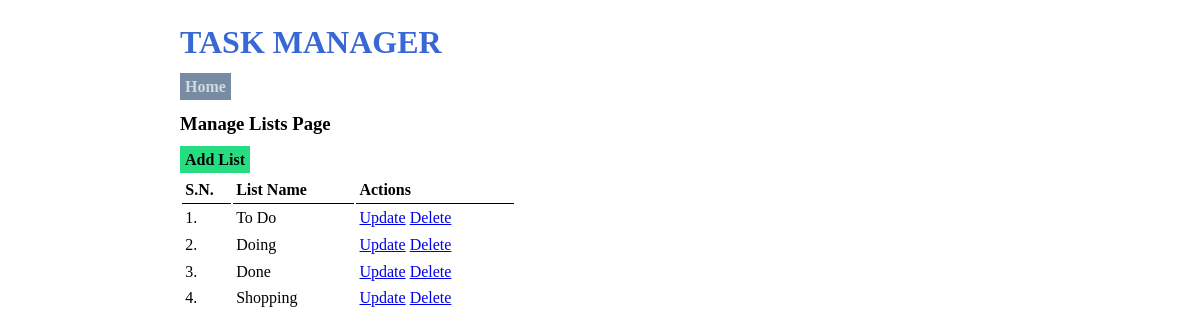
The page /manage-list.php on the database its author committed.
### tables this page shows
CREATE TABLE `tbl_lists` (
  `list_id` int(10) UNSIGNED NOT NULL,
  `list_name` varchar(50) NOT NULL,
  `list_description` varchar(150) DEFAULT NULL
);

### manage-list.php (the view, shortened to what this page needs)
<html>
    <head>
        <link rel="stylesheet" href="<?php echo SITEURL; ?>css/style.css" />
    </head>
    <body>
        <div class="wrapper">
        <h1>TASK MANAGER</h1>
        <a class="btn-secondary" href="<?php echo SITEURL; ?>">Home</a>
        <h3>Manage Lists Page</h3>
        <div class="all-lists">
            <a class="btn-primary" href="<?php echo SITEURL; ?>add-list.php">Add List</a>
            <table class="tbl-half">
                <tr>
                    <th>S.N.</th>
                    <th>List Name</th>
                    <th>Actions</th>
                </tr>
                <?php
                    $conn = mysqli_connect(LOCALHOST, DB_USERNAME, DB_PASSWORD) or die(mysqli_error());
                    $sql = "SELECT * FROM tbl_lists";
                    $res = mysqli_query($conn, $sql);
                    if($res==true)
                    {
                        $count_rows = mysqli_num_rows($res);
                        $sn = 1;
                        if($count_rows>0)
                        {
                            while($row=mysqli_fetch_assoc($res))
                            {
                                $list_id = $row['list_id'];
                                $list_name = $row['list_name'];
                                ?>
                                <tr>
                                    <td><?php echo $sn++; ?>. </td>
                                    <td><?php echo $list_name; ?></td>
                                    <td>
                                        <a href="<?php echo SITEURL; ?>update-list.php?list_id=<?php echo $list_id; ?>">Update</a>
                                        <a href="<?php echo SITEURL; ?>delete-list.php?list_id=<?php echo $list_id; ?>">Delete</a>
                                    </td>
                                </tr>
                                <?php
                            }
                        }
                        else
                        {
                            ?>
                            <tr>
                                <td colspan="3">No List Added Yet.</td>
                            </tr>
                            <?php
                        }
                    }
                ?>
            </table>
        </div>
        </div>
    </body>
</html>

### css/style.css (style rules this page uses)
* { margin: 0; padding: 0; font-family: verdana; }
.wrapper { width: 70%; margin: 0 auto; padding: 2%; }
h1 { color: #3867d6; margin-bottom: 2%; }
h3 { margin: 2% 0; }
.btn-primary { background-color: #26de81; padding: 5px; font-weight: bold; text-decoration: none; color: black; }
.btn-secondary { background-color: #778ca3; padding: 5px; font-weight: bold; text-decoration: none; color: rgba(255, 255, 255, 0.671); }
table tr th { text-align: left; border-bottom: 1px solid black; padding: 1%; padding-top: 3%; }
table tr td { padding: 1%; }
.tbl-half { width: 40%; }

### rows shown on the page
tbl_lists: list_name "To Do"
tbl_lists: list_name "Doing"
tbl_lists: list_name "Done"
tbl_lists: list_name "Shopping"
